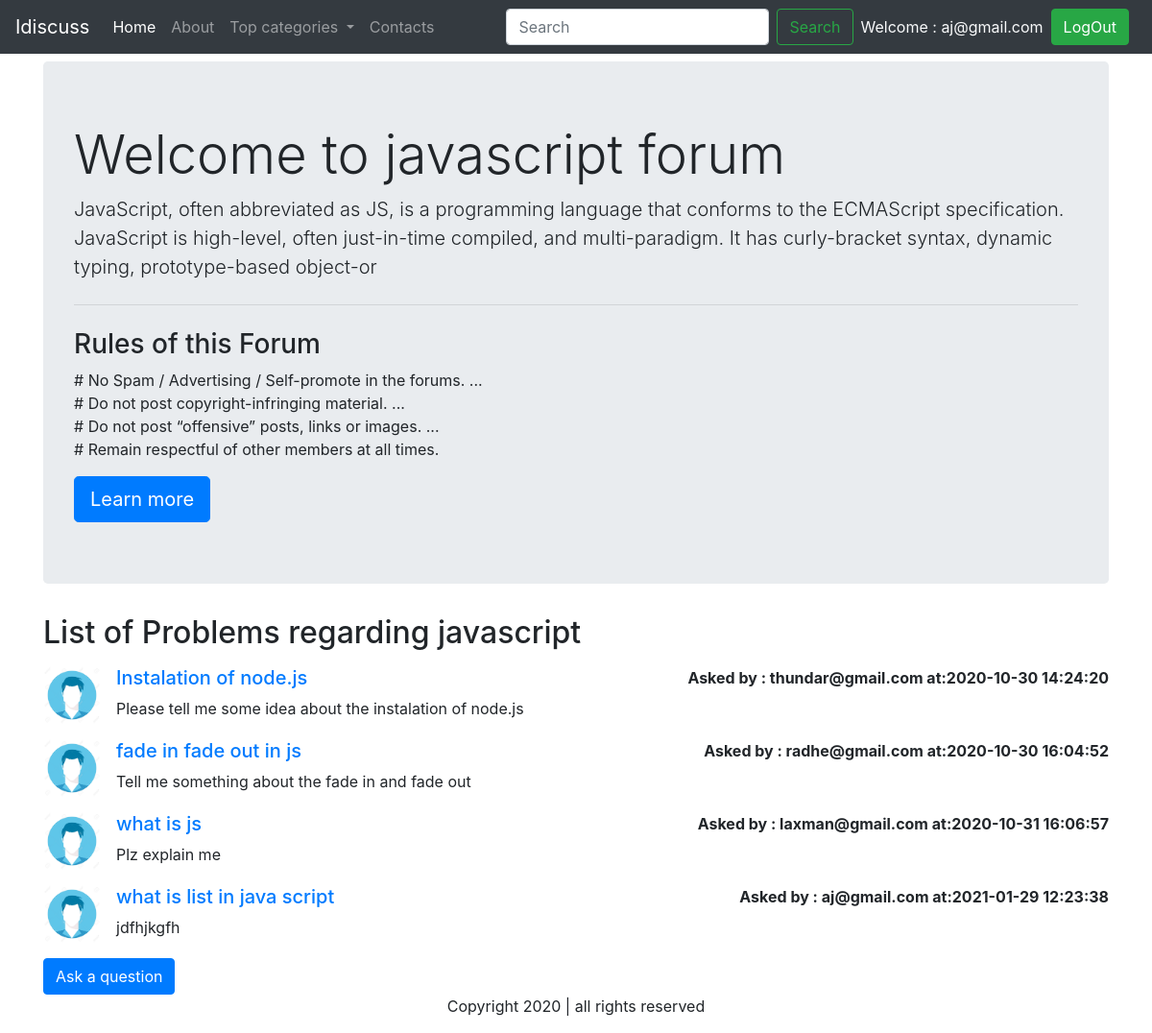
Screenshot of /thread_list.php?catid=2 (signed in) with the database file from the repository.
### tables this page shows
CREATE TABLE `categories` (
  `catagory_id` int(8) NOT NULL,
  `catagory_name` varchar(255) NOT NULL,
  `catagory_descr` varchar(255) NOT NULL,
  `tstamp` datetime NOT NULL DEFAULT current_timestamp()
);

CREATE TABLE `threads` (
  `thread_id` int(8) NOT NULL,
  `thread_title` varchar(255) NOT NULL,
  `thread_descr` text NOT NULL,
  `thread_cat_id` int(8) NOT NULL,
  `thread_user_id` int(8) NOT NULL,
  `timestamp` datetime DEFAULT current_timestamp()
);

CREATE TABLE `user` (
  `sno` int(8) NOT NULL,
  `user_email` varchar(30) NOT NULL,
  `user_pass` varchar(255) NOT NULL,
  `timestamp` datetime NOT NULL DEFAULT current_timestamp()
);

### thread_list.php (the view, shortened to what this page needs)
<!doctype html>
<html lang="en">
<head>
    <link rel="stylesheet" href="https://cdn.jsdelivr.net/npm/bootstrap@4.5.3/dist/css/bootstrap.min.css"
>
</head>
<body>
<?php include('partials/_dbconnect.php'); ?>
    <?php include('partials/_header.php'); ?>
    <?php
    $id = $_GET['catid'];
    $qry = "SELECT * FROM `categories` WHERE catagory_id = $id";
    $rst = mysqli_query($conn, $qry);
    $row = mysqli_fetch_assoc($rst);
    ?>
    <div class="container my-2">
        <div class="jumbotron">
            <h1 class="display-4">Welcome to <?php echo $row['catagory_name']; ?> forum</h1>
            <p class="lead"><?php echo $row['catagory_descr']; ?></p>
            <hr class="my-4">
            <p>
            <h3>Rules of this Forum</h3>
            # No Spam / Advertising / Self-promote in the forums. ...<br>
            # Do not post copyright-infringing material. ...<br>
            # Do not post “offensive” posts, links or images. ...<br>
            # Remain respectful of other members at all times.</p>
            <a class="btn btn-primary btn-lg" href="#" role="button">Learn more</a>
        </div>
    </div>
    <div class="container">
        <h2>List of Problems regarding <?php echo $row['catagory_name']; ?></h2>
        <?php
            $query = "SELECT * FROM `threads` WHERE thread_cat_id = '$id'";
            $result = mysqli_query($conn, $query);
            while($row = mysqli_fetch_assoc($result)){
                $threadname = $row['thread_title'];
                $threaddescr = $row['thread_descr'];
                $ttime = $row['timestamp'];
                $userid = $row['thread_user_id'];
                $query2 = "SELECT user_email FROM `user` WHERE sno = '$userid'";
                $result2 = mysqli_query($conn, $query2);
                $row2 = mysqli_fetch_assoc($result2);
            echo '<div class="media my-3">
            <img src="img/userr.jpg" width="60px" class="mr-3 " alt="...">
            <div class="media-body">'.
                '<h5 class="mt-0"><a href="thread.php?threadid='.$row['thread_id'].'">'.$threadname.'</a></h5>
                '.$threaddescr.'
                '.'</div>'.'<p class ="font-weight-bold my-0">Asked by : '.$row2['user_email'].' at:'.$ttime.'</p>
                </div>';
            }
    ?>
<?php
    if(isset($_SESSION['loggedin']) && $_SESSION['loggedin']==true){
        echo '
        <button type="button" class="btn btn-primary" data-toggle="modal" data-target="#exampleModal">
            Ask a question
        </button>
        <div class="modal fade" id="exampleModal" tabindex="-1" aria-labelledby="exampleModalLabel" aria-hidden="true">
            <div class="modal-dialog">
                <div class="modal-content">
                    <div class="modal-header">
                        <h5 class="modal-title" id="exampleModalLabel">Your question</h5>
                        <button type="button" class="close" data-dismiss="modal" aria-label="Close">
                            <span aria-hidden="true">&times;</span>
                        </button>
                    </div>
                    <div class="modal-body">
                        <form method ="post" action = "'.$_SERVER["REQUEST_URI"].'">
                            <div class="form-group">
                                <label for="exampleInputEmail1">Your question title</label>
                                <input type="text" name="qtitle" class="form-control" id="exampleInputEmail1"
                                    aria-describedby="emailHelp">
                                    <input type="hidden" name="sno" value="'.$_SESSION["sno"].'">
                            </div>
                            <div class="form-group">
                                <label for="exampleInputPassword1">Elaborate your question</label>
                                <div class="form-group">
                                    <textarea class="form-control" name="qelaborate" id="exampleFormControlTextarea1" rows="3"></textarea>
                                </div>
                            </div>
                    </div>
                    <div class="modal-footer">
                        <button type="button" class="btn btn-secondary" data-dismiss="modal">Close</button>
                        <button type="submit" class="btn btn-primary">Submit</button>
                    </div>
                    </form>
                </div>
            </div>
        </div>
    </div>';
    }
    else{
        echo '<div class="jumbotron jumbotron-fluid">
        <div class="container">
          <p class="lead">Your are not loggedin, Please log in to ask a question of reply to any question...</p>
        </div>
      </div>';
    }
?>
    <?php include('partials/_footer.php'); ?>
</body>
</html>

### rows the page displays
categories: catagory_name "javascript", catagory_descr "JavaScript, often abbreviated as JS, is a programming language that conforms to the ECMAScript specification. JavaScript is high-level, often just-in-time compiled, and multi-paradigm. It has curly-bracket syntax, dynamic typing, prototype-based object-or"
threads: thread_title "Instalation of node.js", thread_descr "Please tell me some idea about the instalation of node.js", user.user_email "thundar@gmail.com", timestamp "2020-10-30 14:24:20"
threads: thread_title "fade in fade out in js", thread_descr "Tell me something about the fade in and fade out", user.user_email "radhe@gmail.com", timestamp "2020-10-30 16:04:52"
threads: thread_title "what is js", thread_descr "Plz explain me", user.user_email "laxman@gmail.com", timestamp "2020-10-31 16:06:57"
threads: thread_title "what is list in java script", thread_descr "jdfhjkgfh", user.user_email "aj@gmail.com", timestamp "2021-01-29 12:23:38"

### other values shown
$_SESSION['email'] "aj@gmail.com"
